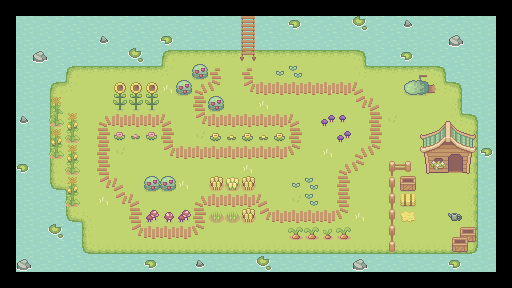

A 2D game scene composited from a Tiled map and its tileset images. What follows is a short description and the map's XML, with each tile layer's data collapsed to a summary:
An orthogonal 32x18 tile map with 16x16 px tiles, 4 tile layers (Water, Floor, OnFloor, InFrontOfPlayer), 1 hidden layer not drawn, 11 tilesets.

<map version="1.10" tiledversion="1.12.2" orientation="orthogonal" renderorder="right-down" width="32" height="18" tilewidth="16" tileheight="16" infinite="0" nextlayerid="6" nextobjectid="1">
 <editorsettings>
  <export target="jardin.json" format="json" />
 </editorsettings>
 <tileset firstgid="1" source="../tilesets/Water.tsx" />
 <tileset firstgid="5" source="../tilesets/Wood Bridge.tsx" />
 <tileset firstgid="16" source="../tilesets/Grass.tsx" />
 <tileset firstgid="93" source="../tilesets/Basic_Grass_Biom_things.tsx" />
 <tileset firstgid="138" source="../tilesets/Fences.tsx" />
 <tileset firstgid="154" source="../tilesets/small_huts.tsx" />
 <tileset firstgid="298" source="../tilesets/Barn structures.tsx" />
 <tileset firstgid="309" source="../tilesets/Tools.tsx" />
 <tileset firstgid="345" source="../tilesets/Paths.tsx" />
 <tileset firstgid="361" source="../tilesets/Farming Plants v2 watered.tsx" />
 <tileset firstgid="591" source="../tilesets/collisions.tsx" />
 <layer id="1" name="Water" width="32" height="18">
  <data>[576 cells, 480 non-empty, 4 distinct tile ids]</data>
 </layer>
 <layer id="2" name="Floor" width="32" height="18">
  <data>[576 cells, 326 non-empty, 14 distinct tile ids]</data>
 </layer>
 <layer id="3" name="OnFloor" width="32" height="18">
  <data>[576 cells, 162 non-empty, 57 distinct tile ids]</data>
 </layer>
 <layer id="4" name="InFrontOfPlayer" width="32" height="18">
  <data>[576 cells, 16 non-empty, 11 distinct tile ids]</data>
 </layer>
 <layer id="5" name="Collisions" width="32" height="18" visible="0">
  <data>[576 cells, 334 non-empty, 9 distinct tile ids]</data>
 </layer>
</map>
